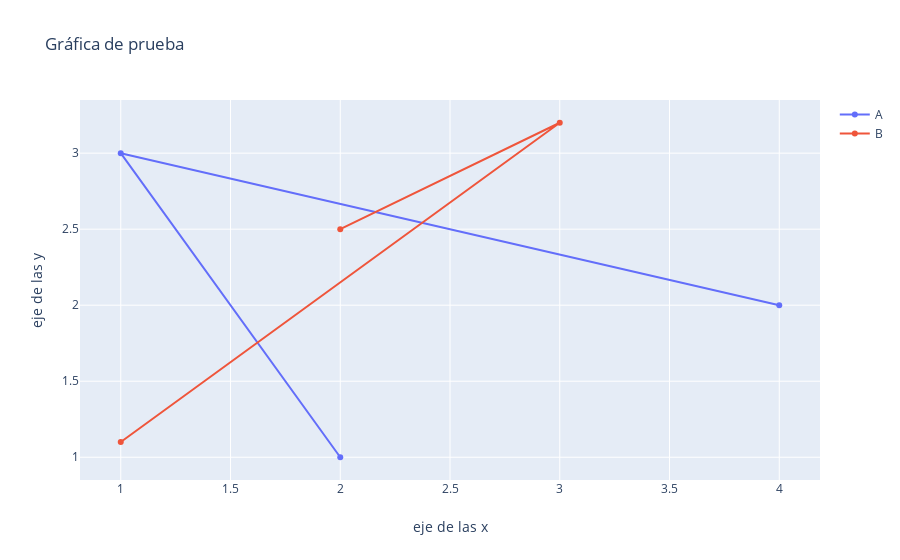

The notebook cell this image was saved under:
### Markdown cell above
# Plotly
Plotly es una librería de código abierto creada sobre `plotly.js` que permite crear visualizaciones interactivas basadas en la web. Estas gráficas se guardan en formato `.html` y pueden ser visualizadas en jupyter notebook.  
Para crear una gráfica con plotly se deben seguir los siguientes pasos (a grandes razgos):  
1. Crear un objecto `Figure`  
    Este objeto se puede pensar como un "lienzo en blanco" acepta los argumentos `data` para representar las líneas dentro del gráfico y `layout` para características como títulos, ejes, etc.
2. Agrega puntos barras, etc.  
    El argumento `data` acepta objectos como barras, puntos, etc. Tamién puede ser una lista de estos elementos.

### Code cell
import plotly.graph_objects as go
fig = go.Figure(
    data=[go.Scatter(x = [4,1,2],y=[2, 3, 1], name="A"),
         go.Scatter(x = [2,3,1],y=[2.5, 3.2, 1.1], name="B")],
    layout={
        "title":"Gráfica de prueba",
        "xaxis":{"title":"eje de las x"},
        "yaxis":{"title":"eje de las y"},
    }
)
fig.show()

### Figure 1 — Plotly figure (JSON) as saved in the notebook; plotly's stock layout.template omitted (floating-point values rounded to 4 significant figures)
{"data": [{"name": "A", "type": "scatter", "x": [4, 1, 2], "y": [2, 3, 1]}, {"name": "B", "type": "scatter", "x": [2, 3, 1], "y": [2.5, 3.2, 1.1]}], "layout": {"title": {"text": "Gráfica de prueba"}, "xaxis": {"title": {"text": "eje de las x"}}, "yaxis": {"title": {"text": "eje de las y"}}}}
